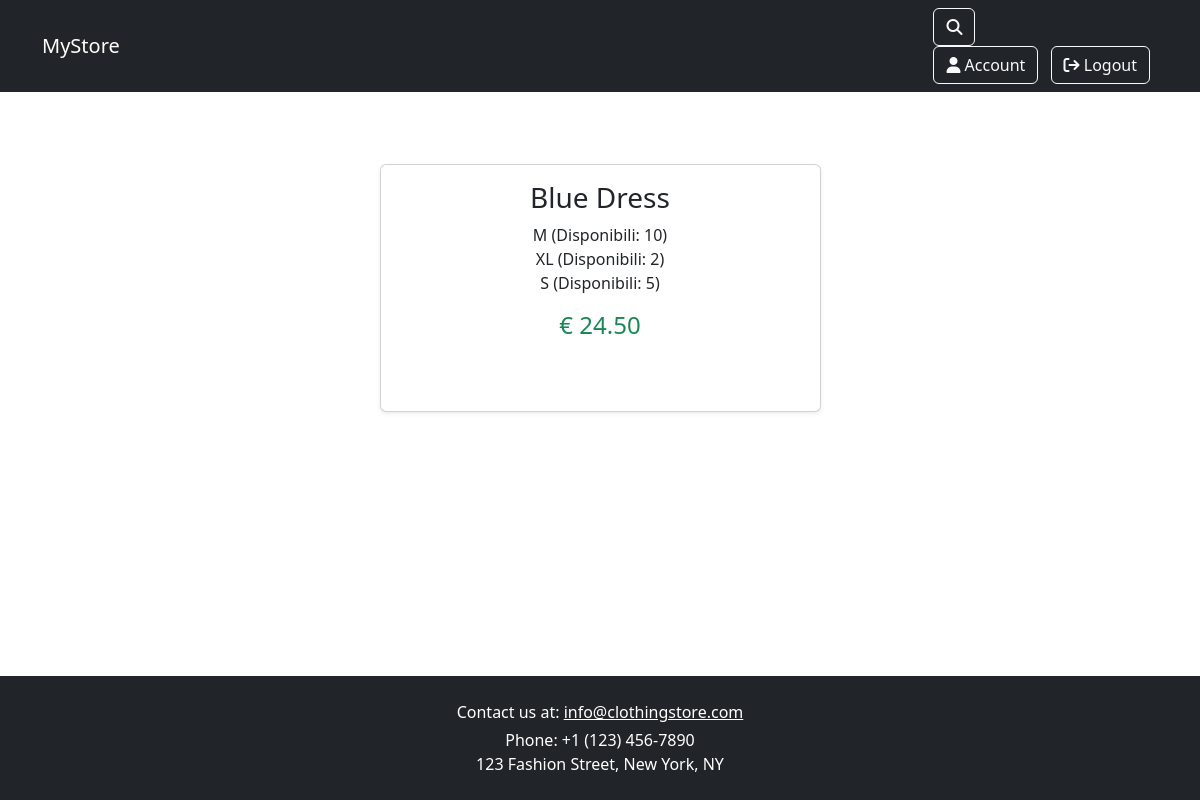
The page /products/product/1 on the database its author committed.
### products/models.py (models this page shows, shortened)
class Product(models.Model):
    name = models.CharField(max_length=100, unique=True)
    description = models.TextField(blank=True)
    price = models.DecimalField(max_digits=10, validators=[MinValueValidator(Decimal('0.01'))],decimal_places=2)
    categories = models.ManyToManyField(Category, blank=True)
    image = CloudinaryField('image', blank=True, null=True, default='placeholder')
    class Meta:
        db_table = 'products'
        ordering = ['name']

class ProductStock(models.Model):
    product = models.ForeignKey(Product, on_delete=models.CASCADE, related_name='product')
    size = models.ForeignKey(Size, on_delete=models.CASCADE)
    stock = models.PositiveIntegerField(default=0)
    class Meta:
        unique_together = ('product', 'size')

class Size(models.Model):
    name = models.CharField(max_length=20, primary_key=True)
    description = models.TextField(max_length=280, blank=True)
    class Meta:
        db_table = "Sizes"
        ordering = ['name']

### products/views.py (the view)
# urls.py: path('product/<int:pk>', views.product, name='product'),
def product(request,pk):
    product = Product.objects.get(id=pk)
    size = ProductStock.objects.filter(product=product)
    form = AddToCartForm()
    available_sizes = [ps.size for ps in size]
    form.fields['size'].queryset = Size.objects.filter(pk__in=[size.pk for size in available_sizes])
    user = request.user
    context = {
        'product': product,
        'sizes': size,
        'form': form,
        'is_client': user.is_authenticated and user.groups.filter(name='client').exists(),
        'is_manager': user.is_authenticated and user.groups.filter(name='manager').exists(),
        'is_admin': user.is_authenticated and user.is_superuser,
    }
    return render(request, 'product.html', context)

### templates/product.html (shortened to what this page needs)
{% extends 'base.html' %}
{% load static %}
{% block content %}
    <div class="container py-5">
        <div class="row justify-content-center">
            <div class="col-md-6 col-lg-5">
                <div class="card shadow-sm">
                    <div class="card-body text-center">
                        <h3 class="card-title">{{ product.name }}</h3>
                        <ul class="list-unstyled">
                            {% for product in sizes %}
                                <li>{{ product.size.name }} (Disponibili: {{ product.stock }})</li>
                            {% endfor %}
                        </ul>
                        <h4 class="text-success mb-4">€ {{ product.price }}</h4>
                        <div class="d-flex justify-content-center gap-3 p-3">
                        </div>
                    </div>
                </div>
            </div>
        </div>
    </div>
{% endblock %}

### static/css/base_style.css (style rules this page uses)
html, body { height: 100%; margin: 0; padding: 0; }
body { min-height: 100vh; display: flex; flex-direction: column; }

### rows shown on the page
Product: name "Blue Dress", price "24.50"
ProductStock: size.name "M", stock "10"
ProductStock: size.name "XL", stock "2"
ProductStock: size.name "S", stock "5"
